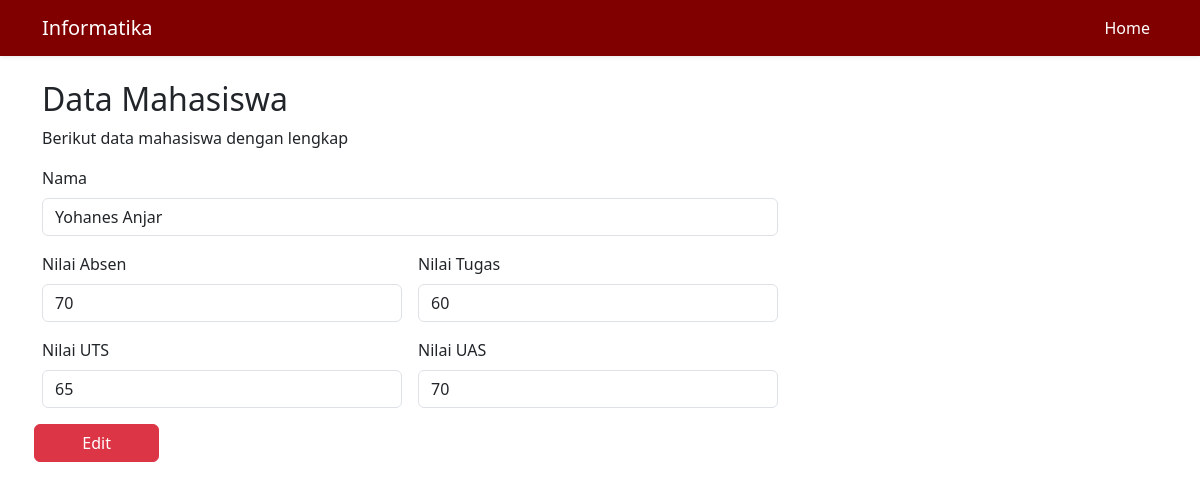
Page /edit.php?id=2 on the committed database.
### tables this page shows
CREATE TABLE `mahasiswa` (
  `id` int(11) NOT NULL,
  `nama` varchar(255) NOT NULL,
  `absen` double NOT NULL,
  `tugas` double NOT NULL,
  `uts` double NOT NULL,
  `uas` double NOT NULL
);

### edit.php (the view, shortened to what this page needs)
<?php
        include_once("koneksi.php");
    $id = $_GET['id'];
    $query = mysqli_query($mysqli, "SELECT * FROM mahasiswa WHERE id='$id'");
    while($mahasiswas = mysqli_fetch_array($query)) {
        $nama = $mahasiswas['nama'];
        $absen = $mahasiswas['absen'];
        $tugas = $mahasiswas['tugas'];
        $uts = $mahasiswas['uts'];
        $uas = $mahasiswas['uas'];
    }
?>
<!DOCTYPE html>
<html lang="en">
<head>
    <link href="https://cdn.jsdelivr.net/npm/bootstrap@5.3.1/dist/css/bootstrap.min.css" rel="stylesheet">
</head>
<body>
<nav class="navbar navbar-expand-lg navbar-light shadow-sm" style="background-color: #800000; color: white">
    <div class="container">
        <a class="navbar-brand" href="#" style="color: #ffffff;">Informatika</a>
      <div class="collapse navbar-collapse" id="navbarNav">
        <ul class="navbar-nav ms-auto">
          <li class="nav-item">
            <a class="nav-link" style="color: #ffffff;" href="index.php">Home</a>
          </li>
        </ul>
      </div>
    </div>
  </nav>
  <div class="container pt-4 bg-white">
        <div class="row">
            <div class="col-md-8">
                <h2>Data Mahasiswa</h2>
                <p>Berikut data mahasiswa dengan lengkap</p>
                <form action="edit.php" method="POST" class="row g-3">
                    <div class="col-md-12">
                        <label for="nama" class="form-label">Nama</label>
                        <input type="text" name="nama" id="nama" placeholder="Masukkan Nama" class="form-control" value="<?=$nama?>" required>
                    </div>
                    <div class="col-md-6">
                        <label for="absen" class="form-label">Nilai Absen</label>
                        <input type="number" name="absen" id="absen" placeholder="Masukkan Nilai Absen" class="form-control" value="<?=$absen?>" required>
                    </div>
                    <div class="col-md-6">
                        <label for="tugas" class="form-label">Nilai Tugas</label>
                        <input type="number" name="tugas" id="tugas" placeholder="Masukkan Nilai Tugas" class="form-control" value="<?=$tugas?>" required>
                    </div>
                    <div class="col-md-6">
                        <label for="uts" class="form-label">Nilai UTS</label>
                        <input type="number" name="uts" id="uts" placeholder="Masukkan Nilai UTS" class="form-control" value="<?=$uts?>" required>
                    </div>
                    <div class="col-md-6">
                        <label for="uas" class="form-label">Nilai UAS</label>
                        <input type="number" name="uas" id="uas" placeholder="Masukkan Nilai UAS" class="form-control" value="<?=$uas?>" required>
                    </div>
                    <button type="submit" name="edit" class="btn btn-danger col-md-2">Edit</button>
                </form>
            </div>
        </div>
    </div>
</body>
</html>

### rows in the picture
mahasiswa: nama "Yohanes Anjar", absen "70", tugas "60", uts "65", uas "70"
